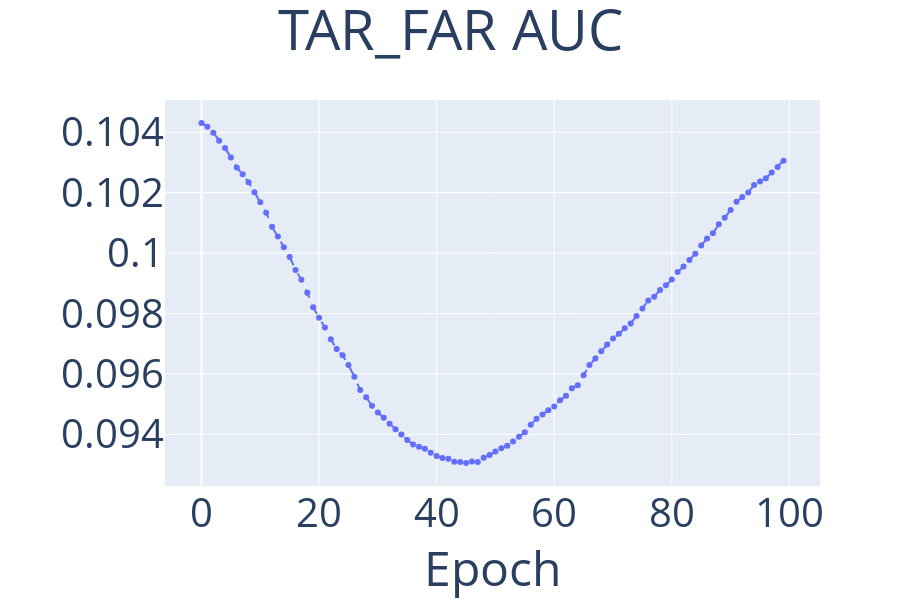
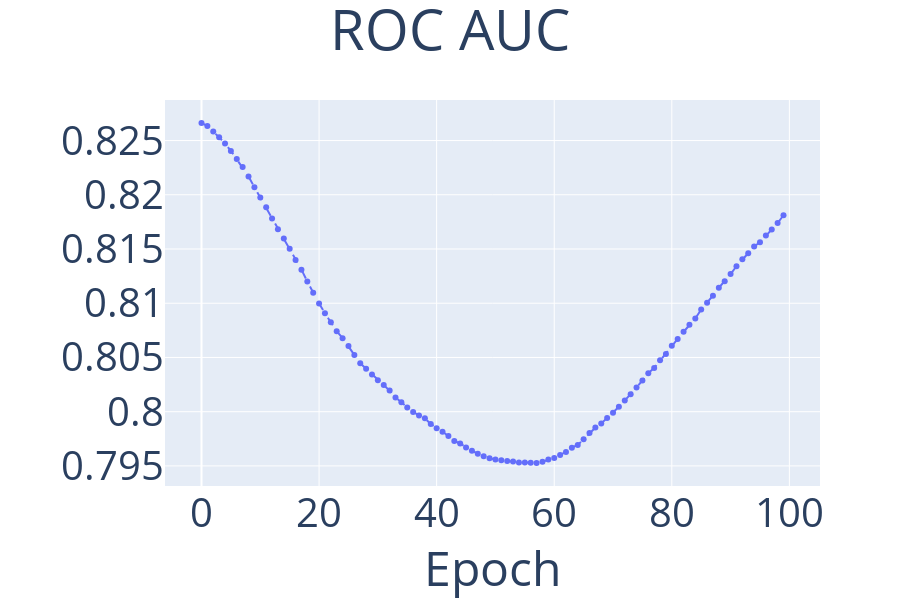
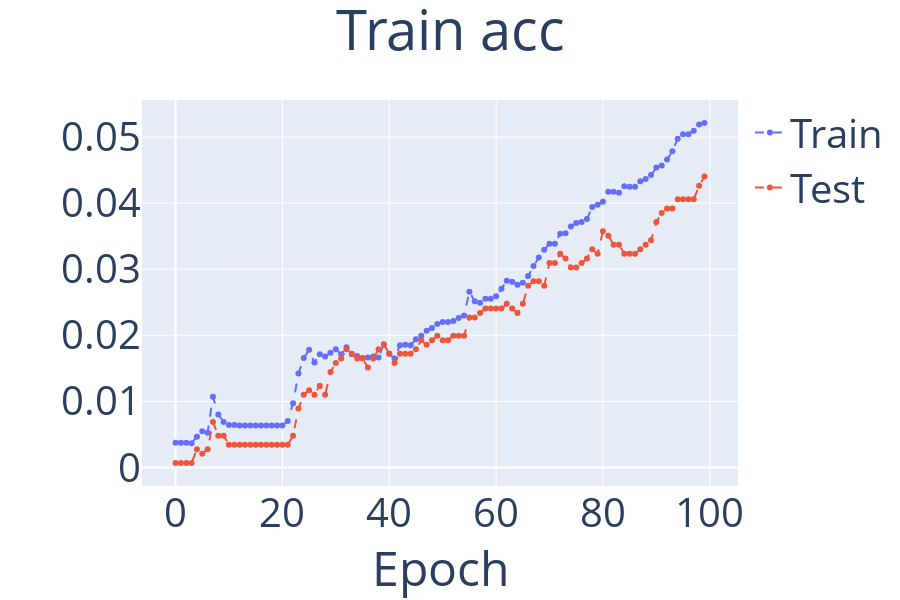
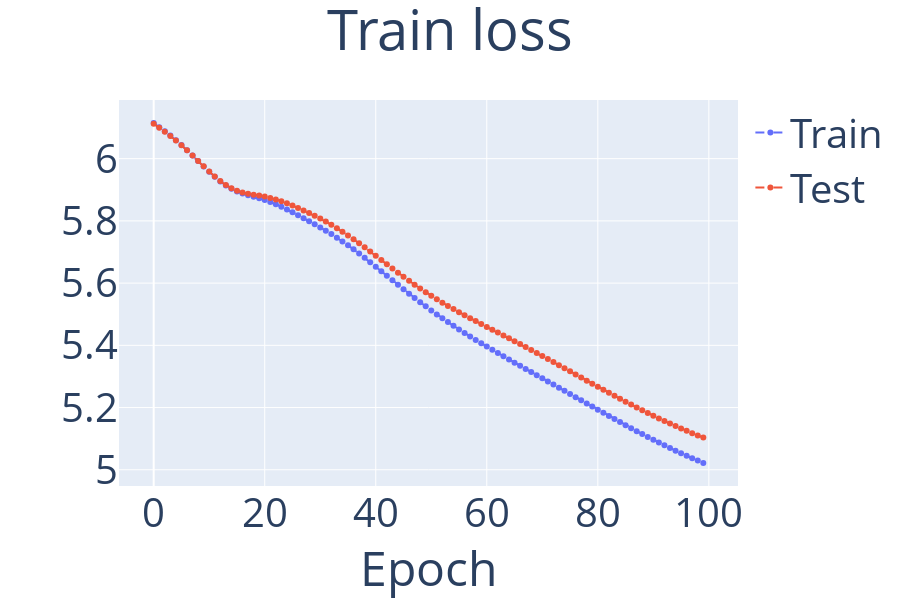

Here is the notebook cell these charts were saved with, in order:
### Code cell
gnn_model.plot_interactive([metrics], legend=['Train', 'Test'], title='TAR_FAR AUC', metric_name='tar_auc', start_from=0, output_fn=None, to_show=True)
gnn_model.plot_interactive([metrics], legend=['Train', 'Test'], title='ROC AUC', metric_name='auc', start_from=0, output_fn=None, to_show=True)
gnn_model.plot_interactive([metrics], legend=['Train', 'Test'], title='Train acc', metric_name='acc', start_from=0, output_fn=None, to_show=True)
gnn_model.plot_interactive([metrics], legend=['Train', 'Test'], title='Train loss', metric_name='loss', start_from=0, output_fn=None, to_show=True)
